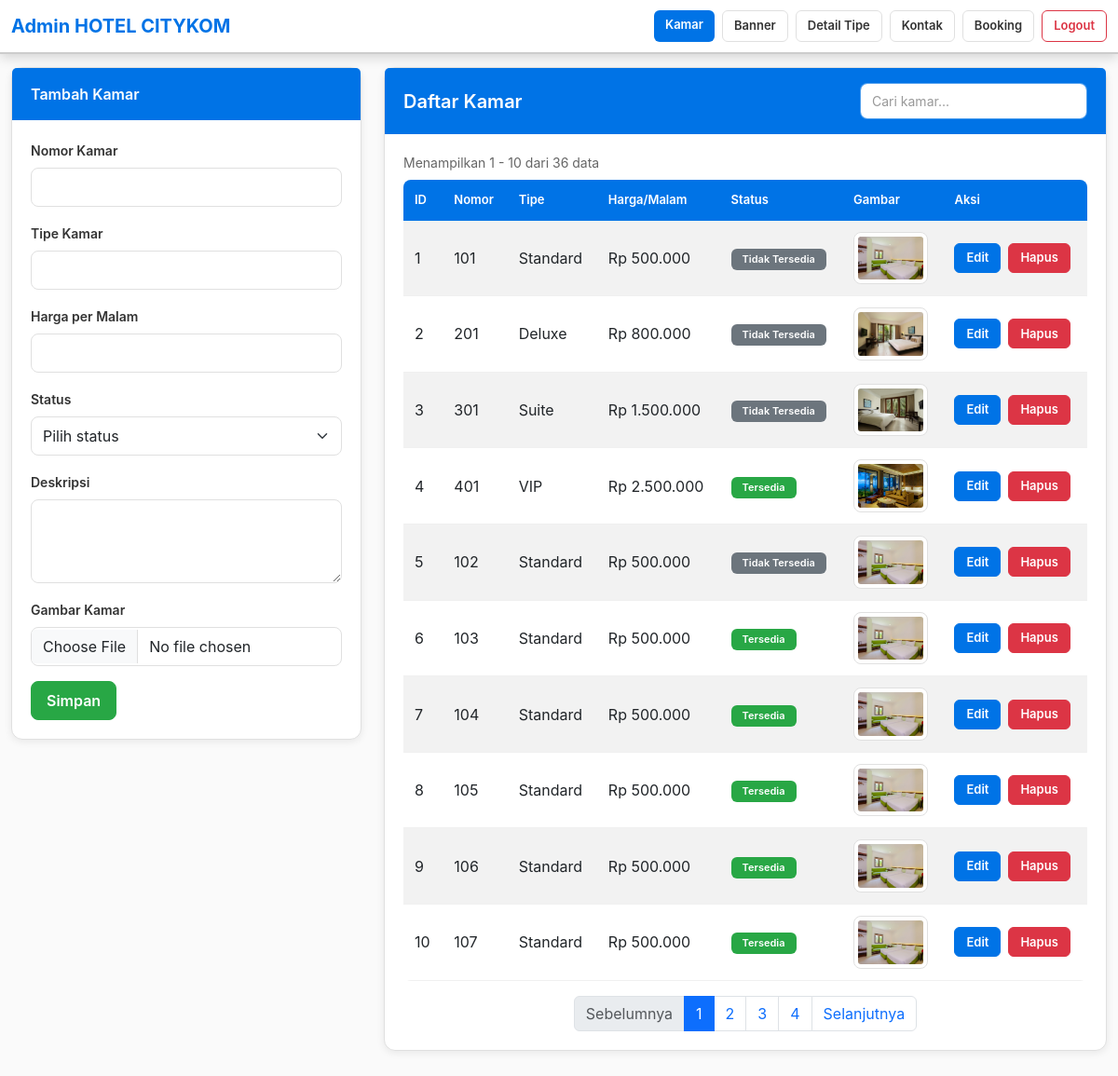
Page /admin/rooms (signed in) on the committed database.
### tables this page shows
CREATE TABLE kamar (
            id_kamar INTEGER PRIMARY KEY AUTOINCREMENT,
            nomor_kamar TEXT NOT NULL,
            tipe_kamar TEXT NOT NULL,
            harga_per_malam INTEGER NOT NULL,
            status TEXT NOT NULL,
            deskripsi TEXT,
            filename TEXT
        );

### app.py (the view)
@app.route("/admin/rooms")
@login_required
def admin_rooms():
    search = request.args.get("search", "")
    page = request.args.get("page", 1, type=int)
    per_page = 10
    conn = get_db()
    cur = conn.cursor()
    if search:
        cur.execute("""
            SELECT * FROM kamar
            WHERE nomor_kamar LIKE ? OR tipe_kamar LIKE ? OR deskripsi LIKE ?
            ORDER BY id_kamar ASC
        """, (f"%{search}%", f"%{search}%", f"%{search}%"))
    else:
        cur.execute("SELECT * FROM kamar ORDER BY id_kamar ASC")
    all_kamar = cur.fetchall()
    total = len(all_kamar)
    start = (page - 1) * per_page
    end = start + per_page
    kamar_list = all_kamar[start:end]
    total_pages = (total + per_page - 1) // per_page
    conn.close()
    return render_template("admin/rooms.html", kamar_list=kamar_list, edit_kamar=None, search=search, page=page, total_pages=total_pages, total=total)

### app.py (called while the page is built)
@app.template_filter("rupiah")
def rupiah_filter(value):
    try:
        amount = float(value)
    except (TypeError, ValueError):
        return value
    return ("Rp " + format(int(round(amount)), ",")).replace(",", ".")

def get_db():
    conn = sqlite3.connect(DB_FILE)
    conn.row_factory = sqlite3.Row
    return conn

def login_required(f):
    @wraps(f)
    def decorated_function(*args, **kwargs):
        if 'admin_logged_in' not in session or not session['admin_logged_in']:
            return redirect(url_for('admin_login'))
        return f(*args, **kwargs)
    return decorated_function

### templates/admin/rooms.html (shortened to what this page needs)
<!doctype html>
<html lang="id">
<head>
    <link href="https://cdn.jsdelivr.net/npm/bootstrap@5.3.0/dist/css/bootstrap.min.css" rel="stylesheet"/>
    <link rel="stylesheet" href="https://cdnjs.cloudflare.com/ajax/libs/font-awesome/6.4.0/css/all.min.css"/>
    <link rel="stylesheet" href="{{ url_for('static', filename='css/admin.css') }}"/>
</head>
<body>
<nav class="navbar navbar-expand-lg mb-4">
    <div class="container">
        <a class="navbar-brand" href="{{ url_for('admin_rooms') }}">Admin HOTEL CITYKOM</a>
        <div class="d-flex ms-auto">
            <a class="btn btn-light btn-sm me-2" href="{{ url_for('admin_rooms') }}">Kamar</a>
            <a class="btn btn-outline-light btn-sm me-2" href="{{ url_for('admin_banners') }}">Banner</a>
            <a class="btn btn-outline-light btn-sm me-2" href="{{ url_for('admin_tipe_kamar') }}">Detail Tipe</a>
            <a class="btn btn-outline-light btn-sm me-2" href="{{ url_for('admin_contacts') }}">Kontak</a>
            <a class="btn btn-outline-light btn-sm me-2" href="{{ url_for('admin_bookings') }}">Booking</a>
            <a class="btn btn-outline-danger btn-sm" href="{{ url_for('admin_logout') }}">Logout</a>
        </div>
    </div>
</nav>
<div class="container mb-5">
    <div class="row">
        <div class="col-lg-4 mb-4">
            <div class="card shadow-sm">
                <div class="card-header bg-primary text-white">
                    {% if edit_kamar %}
                    Edit Kamar #{{ edit_kamar['id_kamar'] }}
                    {% else %}
                    Tambah Kamar
                    {% endif %}
                </div>
                <div class="card-body">
                    <form method="post" enctype="multipart/form-data" action="{% if edit_kamar %}{{ url_for('admin_edit_room', id_kamar=edit_kamar['id_kamar']) }}{% else %}{{ url_for('admin_add_room') }}{% endif %}">
                        <div class="mb-3">
                            <label class="form-label">Nomor Kamar</label>
                            <input type="text" name="nomor_kamar" class="form-control" value="{% if edit_kamar %}{{ edit_kamar['nomor_kamar'] }}{% endif %}" required/>
                        </div>
                        <div class="mb-3">
                            <label class="form-label">Tipe Kamar</label>
                            <input type="text" name="tipe_kamar" class="form-control" value="{% if edit_kamar %}{{ edit_kamar['tipe_kamar'] }}{% endif %}" required/>
                        </div>
                        <div class="mb-3">
                            <label class="form-label">Harga per Malam</label>
                            <input type="number" name="harga_per_malam" class="form-control" value="{% if edit_kamar %}{{ edit_kamar['harga_per_malam'] }}{% endif %}" required/>
                        </div>
                        <div class="mb-3">
                            <label class="form-label">Status</label>
                            <select name="status" class="form-select" required>
                                <option value="">Pilih status</option>
                            </select>
                        </div>
                        <div class="mb-3">
                            <label class="form-label">Deskripsi</label>
                            <textarea name="deskripsi" class="form-control" rows="3">{% if edit_kamar %}{{ edit_kamar['deskripsi'] }}{% endif %}</textarea>
                        </div>
                        <div class="mb-3">
                            <label class="form-label">Gambar Kamar</label>
                            <input type="file" name="file" class="form-control"/>
                        </div>
                        <div class="d-flex justify-content-between">
                            {% if edit_kamar %}
                            <a href="{{ url_for('admin_rooms') }}" class="btn btn-secondary">Batal</a>
                            <button type="submit" class="btn btn-primary">Update</button>
                            {% else %}
                            <button type="submit" class="btn btn-success">Simpan</button>
                            {% endif %}
                        </div>
                    </form>
                </div>
            </div>
        </div>
        <div class="col-lg-8">
            <div class="card shadow-sm">
                <div class="card-header bg-primary text-white d-flex justify-content-between align-items-center">
                    <h5 class="mb-0">Daftar Kamar</h5>
                    <form method="get" class="d-flex gap-2 align-items-center" style="max-width: 300px;">
                        <input type="text" name="search" class="form-control form-control-sm" placeholder="Cari kamar..." value="{{ search|default('') }}" style="flex: 1;">
                    </form>
                </div>
                <div class="card-body table-responsive">
                    {% if total|default(0) > 0 %}
                    <div class="mb-2 text-muted small">Menampilkan {{ ((page|default(1) - 1) * 10) + 1 }} - {{ [page|default(1) * 10, total|default(0)]|min }} dari {{ total|default(0) }} data</div>
                    {% endif %}
                    <table class="table table-striped align-middle mb-0">
                        <thead>
                        <tr>
                            <th>ID</th>
                            <th>Nomor</th>
                            <th>Tipe</th>
                            <th>Harga/Malam</th>
                            <th>Status</th>
                            <th>Gambar</th>
                            <th>Aksi</th>
                        </tr>
                        </thead>
                        <tbody>
                        {% for kamar in kamar_list %}
                        <tr>
                            <td>{{ kamar['id_kamar'] }}</td>
                            <td>{{ kamar['nomor_kamar'] }}</td>
                            <td>{{ kamar['tipe_kamar'] }}</td>
                            <td>{{ kamar['harga_per_malam']|rupiah }}</td>
                            <td>
                                {% if kamar['status'] == 'Tersedia' %}
                                <span class="badge bg-success">Tersedia</span>
                                {% else %}
                                <span class="badge bg-secondary">Tidak Tersedia</span>
                                {% endif %}
                            </td>
                            <td>
                                {% if kamar['filename'] %}
                                <img src="{{ url_for('static', filename='images/kamar/' ~ kamar['filename']) }}" alt="Gambar kamar" class="img-thumbnail" style="max-width: 80px"/>
                                {% endif %}
                            </td>
                            <td>
                                <div class="d-flex gap-2">
                                    <a href="{{ url_for('admin_edit_room', id_kamar=kamar['id_kamar']) }}" class="btn btn-sm btn-primary">Edit</a>
                                    <a href="{{ url_for('admin_delete_room', id_kamar=kamar['id_kamar']) }}" class="btn btn-sm btn-danger" onclick="return confirm('Yakin ingin menghapus kamar ini?')">Hapus</a>
                                </div>
                            </td>
                        </tr>
                        {% else %}
                        <tr>
                            <td colspan="7" class="text-center">Belum ada data kamar</td>
                        </tr>
                        {% endfor %}
                        </tbody>
                    </table>
                    {% if total_pages|default(1) > 1 %}
                    <nav aria-label="Page navigation" class="mt-3">
                        <ul class="pagination justify-content-center mb-0">
                            {% if page|default(1) > 1 %}
                            <li class="page-item">
                                <a class="page-link" href="{{ url_for('admin_rooms', page=page|default(1)-1, search=search|default('')) }}">Sebelumnya</a>
                            </li>
                            {% else %}
                            <li class="page-item disabled">
                                <span class="page-link">Sebelumnya</span>
                            </li>
                            {% endif %}
                            {% for p in range(1, total_pages|default(1) + 1) %}
                            {% if p == page|default(1) %}
                            <li class="page-item active">
                                <span class="page-link">{{ p }}</span>
                            </li>
                            {% elif p <= 3 or p > total_pages|default(1) - 3 or (p >= page|default(1) - 1 and p <= page|default(1) + 1) %}
                            <li class="page-item">
                                <a class="page-link" href="{{ url_for('admin_rooms', page=p, search=search|default('')) }}">{{ p }}</a>
                            </li>
                            {% elif p == 4 or p == total_pages|default(1) - 3 %}
                            <li class="page-item disabled">
                                <span class="page-link">...</span>
                            </li>
                            {% endif %}
                            {% endfor %}
                            {% if page|default(1) < total_pages|default(1) %}
                            <li class="page-item">
                                <a class="page-link" href="{{ url_for('admin_rooms', page=page|default(1)+1, search=search|default('')) }}">Selanjutnya</a>
                            </li>
                            {% else %}
                            <li class="page-item disabled">
                                <span class="page-link">Selanjutnya</span>
                            </li>
                            {% endif %}
                        </ul>
                    </nav>
                    {% endif %}
                </div>
            </div>
        </div>
    </div>
</div>
</body>
</html>

### static/css/admin.css (style rules this page uses)
body { padding-top: 72px; background-color: #fafafa; font-family: -apple-system, BlinkMacSystemFont, 'Segoe UI', Roboto, 'Helvetica Neue', Arial, sans-serif; }
.navbar { position: fixed; top: 0; left: 0; right: 0; z-index: 1200; background: rgba(255, 255, 255, 0.95) !important; box-shadow: 0 4px 12px rgba(0, 0, 0, 0.15); border-bottom: 2px solid #cccccc; }
.navbar-brand { color: #0073e6 !important; font-weight: 700; font-size: 1.25rem; }
.navbar .btn { font-weight: 600; font-size: 13px; padding: 6px 12px; border-radius: 6px; transition: all 0.2s ease; }
.navbar .btn-light { background-color: #0073e6 !important; color: white !important; border: none; }
.navbar .btn-outline-light { color: #333 !important; border-color: #e0e0e0; background-color: white; }
.card { border-radius: 12px; border: 1px solid #e0e0e0; box-shadow: 0 2px 8px rgba(0, 0, 0, 0.08); transition: box-shadow 0.2s ease; }
.card-header { background-color: white; border-bottom: 1px solid #e0e0e0; padding: 16px 20px; font-weight: 600; }
.card-header.bg-primary { background-color: #0073e6 !important; color: white !important; border-bottom: none; }
.card-header.bg-primary *, .card-header.bg-primary h5, .card-header.bg-primary i { color: white !important; }
.card-body { padding: 20px; }
.form-control, .form-select { border-radius: 8px; border: 1px solid #e0e0e0; padding: 8px 12px; transition: all 0.2s ease; }
.btn-primary { background-color: #0073e6; border-color: #0073e6; border-radius: 8px; font-weight: 600; padding: 8px 16px; transition: all 0.2s ease; }
.btn-success { background-color: #28a745; border-color: #28a745; border-radius: 8px; font-weight: 600; padding: 8px 16px; }
.btn-danger { background-color: #dc3545; border-color: #dc3545; border-radius: 8px; font-weight: 600; padding: 8px 16px; transition: all 0.2s ease; }
.btn-sm.btn-primary, .btn-sm.btn-danger { padding: 6px 12px !important; font-size: 13px !important; line-height: 1.5 !important; border-radius: 6px !important; font-weight: 600 !important; min-height: 32px !important; height: 32px !important; display: inline-flex !important; align-items: center !important; justify-content: center !important; vertical-align: middle; box-sizing: border-box; border-width: 1px; white-space: nowrap; }
.d-flex.gap-2 { gap: 0.5rem; align-items: center; }
.btn-outline-danger { color: #dc3545; border-color: #dc3545; border-radius: 6px; font-weight: 600; padding: 6px 12px; font-size: 13px; }
.table { border-radius: 8px; overflow: hidden; }
.table thead th { background-color: #0073e6 !important; color: white !important; font-weight: 600; font-size: 13px; padding: 12px; border: none; }
.table thead th, .table thead th *, .table thead th span, .table thead th strong, .table thead th em, .table thead th i, .table thead th svg { color: white !important; }
.table tbody tr { transition: background-color 0.2s ease; }
.table tbody td { padding: 12px; vertical-align: middle; border-bottom: 1px solid #f0f0f0; }
.badge { padding: 6px 12px; border-radius: 6px; font-weight: 600; font-size: 11px; }
.badge.bg-success { background-color: #28a745 !important; }
.img-thumbnail { border-radius: 8px; border: 1px solid #e0e0e0; }
.shadow-sm { box-shadow: 0 2px 8px rgba(0, 0, 0, 0.08) !important; }
.container { max-width: 1200px; }
h5 { color: #333; font-weight: 600; }
label { font-weight: 600; color: #333; font-size: 14px; margin-bottom: 6px; }
.text-muted { color: #666 !important; }
.card-header.bg-primary .form-control { background-color: white !important; color: #333 !important; border-color: rgba(255, 255, 255, 0.3) !important; }
.card-header.bg-primary .form-control::placeholder { color: #999 !important; }

### rows in the picture
kamar: id_kamar "1", nomor_kamar "101", tipe_kamar "Standard", harga_per_malam|rupiah "Rp 500.000", status "Tidak Tersedia", filename (picture)
kamar: id_kamar "2", nomor_kamar "201", tipe_kamar "Deluxe", harga_per_malam|rupiah "Rp 800.000", status "Tidak Tersedia", filename (picture)
kamar: id_kamar "3", nomor_kamar "301", tipe_kamar "Suite", harga_per_malam|rupiah "Rp 1.500.000", status "Tidak Tersedia", filename (picture)
kamar: id_kamar "4", nomor_kamar "401", tipe_kamar "VIP", harga_per_malam|rupiah "Rp 2.500.000", status "Tersedia", filename (picture)
kamar: id_kamar "5", nomor_kamar "102", tipe_kamar "Standard", harga_per_malam|rupiah "Rp 500.000", status "Tidak Tersedia", filename (picture)
kamar: id_kamar "6", nomor_kamar "103", tipe_kamar "Standard", harga_per_malam|rupiah "Rp 500.000", status "Tersedia", filename (picture)
kamar: id_kamar "7", nomor_kamar "104", tipe_kamar "Standard", harga_per_malam|rupiah "Rp 500.000", status "Tersedia", filename (picture)
kamar: id_kamar "8", nomor_kamar "105", tipe_kamar "Standard", harga_per_malam|rupiah "Rp 500.000", status "Tersedia", filename (picture)
kamar: id_kamar "9", nomor_kamar "106", tipe_kamar "Standard", harga_per_malam|rupiah "Rp 500.000", status "Tersedia", filename (picture)
kamar: id_kamar "10", nomor_kamar "107", tipe_kamar "Standard", harga_per_malam|rupiah "Rp 500.000", status "Tersedia", filename (picture)

### other values in the picture
{{ ((page|default(1) - 1) * 10) + 1 }} "1"
{{ [page|default(1) * 10, total|default(0)]|min }} "10"
{{ total|default(0) }} "36"
{{ p }} "1"
{{ p }} "2" "3" "4"
